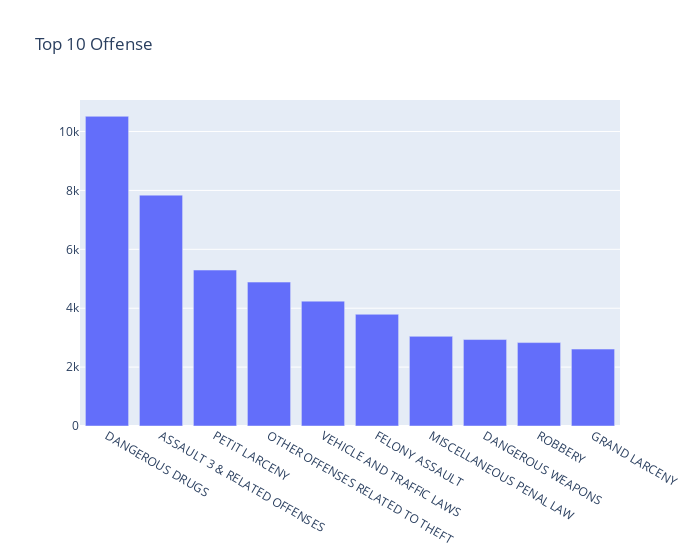

Notebook code for this chart:
### Markdown cell above
Plotting Majority Race against top 10 offense

### Code cell
new = nyarrest[nyarrest.Race == 'BLACK']

fig = go.Figure()
fig.add_trace(go.Bar(x=nyarrest[nyarrest.Race == 'BLACK'].ofns_desc.value_counts().head(10).index.tolist(), 
                     y = nyarrest[nyarrest.Race == 'BLACK'].ofns_desc.value_counts().head(10).tolist()
                    ))
fig.update_layout(title = 'Top 10 Offense', width = 700)
fig.show()

### Figure 1 — Plotly figure (JSON) as saved in the notebook; plotly's stock layout.template omitted (floating-point values rounded to 4 significant figures)
{"data": [{"type": "bar", "x": ["DANGEROUS DRUGS", "ASSAULT 3 & RELATED OFFENSES", "PETIT LARCENY", "OTHER OFFENSES RELATED TO THEFT", "VEHICLE AND TRAFFIC LAWS", "FELONY ASSAULT", "MISCELLANEOUS PENAL LAW", "DANGEROUS WEAPONS", "ROBBERY", "GRAND LARCENY"], "y": [10517, 7840, 5296, 4887, 4240, 3794, 3045, 2936, 2833, 2612]}], "layout": {"title": {"text": "Top 10 Offense"}, "width": 700}}
